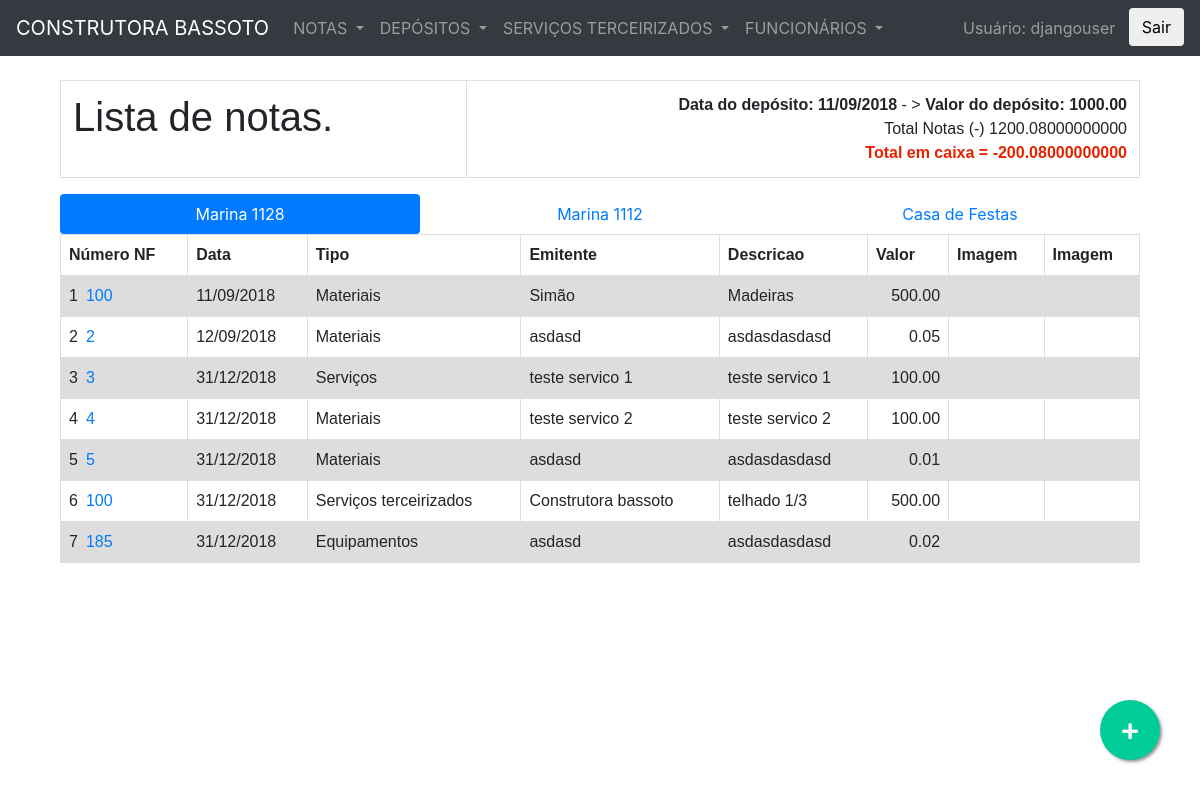
The app's page / (signed in) with its own data.
### notas/models.py (models this page shows, shortened)
class Deposito(models.Model):
	data = models.DateField()
	valor = models.DecimalField(
		max_digits=10,
		decimal_places=2
		)
	comentarios = models.CharField(
		max_length=70,
		blank=True,
		help_text="Informações relacionadas com o depósito(opcional)."
		)
	projeto = models.ForeignKey(
		'Projeto',
		on_delete=models.SET_NULL,
		null=True)
	class Meta:
		ordering = ["-id"]

class Projeto(models.Model):
	nome = models.CharField(
		max_length=30
		)
	def __str__(self):
		return self.nome

class Nota(models.Model):
	numero = models.CharField(
		max_length=20
		)
	data = models.DateField(
		blank=True
		)
	emitente = models.CharField(
		max_length=30
		)
	descricao = models.CharField(
		max_length=70
		)
	valor = models.DecimalField(
		max_digits=10,
		decimal_places=2,
		blank=True
		)
	TIPO_GASTO = (
		('Depósitos', 'DEPOSITOS'),
		('Equipamentos','EQUIPAMENTOS'),
		('Funcionários', 'FUNCIONARIOS'),
		('Impostos', 'IMPOSTOS'),
		('Materiais', 'MATERIAIS'),
		('Serviços', 'SERVIÇOS'),
		('Serviços Terceirizados', 'SERVIÇOS TERCEIRIZADOS'),
	)
	tipo_gasto = models.CharField(
		max_length=23,
		choices=TIPO_GASTO
		)
	projeto = models.ForeignKey(
		'Projeto',
		on_delete=models.SET_NULL,
		null=True
		)
	imagem = models.FileField(
		upload_to='notas_compras',
		blank=True,
		)
	imagem1 = models.FileField(
		upload_to='notas_compras',
		blank=True,
		)
	def deposito_corrente():
		return {Deposito.objects.last()}
	deposito = models.ForeignKey(
		'Deposito',
		on_delete=models.SET_NULL,
		null=True,
		default=deposito_corrente
		)
	servico_terceirizado = models.ForeignKey(
		'ServicoTerceirizado',
		on_delete=models.SET_NULL,
		null=True,
		blank=True,
		default=None
		)
	class Meta:
		permissions = (("can_change", "Pode alterar notas"),)
		ordering = ["data"]

### notas/views.py (the view)
# urls.py: path('', views.nota_list, name='nota_list'),
@login_required
def nota_list(request):
    allProjetos = Projeto.objects.all()
    if 'projeto' in request.GET and request.GET['projeto']:
        get_projeto = request.GET['projeto']
        projetos = Projeto.objects.filter(nome=get_projeto)
    else:
        try:
            projetos = Projeto.objects.order_by('-id')
        except:
            projetos=""
    if projetos:
        for projeto in projetos:
            try:
                deposito = Deposito.objects.filter(projeto_id=projeto.id)[0]
            except:
                deposito=""
            notas = Nota.objects.filter(projeto_id=projeto.id)
            if deposito != "":
                notas = notas.filter(deposito=deposito)
                if not notas:
                    total_notas = "nenhuma nota"
                    valor_em_caixa = "nenhuma nota"
                else:
                    total_notas = notas.aggregate(Sum('valor'))
                    total_notas = total_notas['valor__sum']
                    valor_em_caixa = deposito.valor - total_notas
            else:
                deposito = ""
                total_notas = notas.aggregate(Sum('valor'))
                total_notas = total_notas['valor__sum']
                valor_em_caixa = total_notas
        total_depositos = get_soma_depositos()
        total_notas_caixa = get_soma_notas()
        total_caixa = total_depositos - total_notas_caixa
        context = { 'allProjetos': allProjetos,
                    'projetos':projetos,
                    'projeto':projeto,
                    'notas': notas,
                    'deposito':deposito,
                    'valor_em_caixa': valor_em_caixa,
                    'total_notas':total_notas,
                    'total_depositos':total_depositos,
                    'total_notas_caixa':total_notas_caixa,
                    'total_caixa':total_caixa,
                    'media_url':"/media/"}
    else:
        context = {}
    return render(request, 'notas/nota_list.html', context)

### notas/views.py (called while the page is built)
def get_soma_depositos():
    allProjetos = Projeto.objects.all()
    total_depositos = 0
    for projeto in allProjetos:
        try:
            deposito = Deposito.objects.filter(projeto_id=projeto.id)[0]
            total_depositos += deposito.valor
        except:
            deposito=""
    return (total_depositos)

def get_soma_notas():
    allProjetos = Projeto.objects.all()
    total_notas_caixa = 0
    for projeto in allProjetos:
        try:
            deposito = Deposito.objects.filter(projeto_id=projeto.id)[0]
        except:
            deposito=""
        if deposito != "":
            notas = Nota.objects.filter(projeto_id=projeto.id)
            notas = notas.filter(deposito=deposito)
            if notas:
                total_notas_deposito = notas.aggregate(Sum('valor'))
                total_notas_deposito = total_notas_deposito['valor__sum']
                total_notas_caixa += total_notas_deposito
    return(total_notas_caixa)

### Z_construtoraBassotoFiles/notas/templates/notas/nota_list.html (shortened to what this page needs)
{% extends 'notas/base.html' %}
{% block content %}
{% include "notas/list_header.html" %}
{% include "notas/add_button.html" %}
<div class="container">
	<ul class="nav nav-pills nav-justified">
		<td>
			{% for proj in allProjetos %}
				{% if proj == projeto %}
					<li class="nav-item"> <a  class="nav-link active" href="{% url 'notas:nota_list' %}?projeto={{proj}}">{{proj}}</a></li>
				{% else %}
					<li class="nav-item"> <a  class="nav-link"  href="{% url 'notas:nota_list' %}?projeto={{proj}}">{{proj}}</a></li>
				{% endif %}
			{% endfor %}
		</td>
	</ul>
	<div class="tab-content">
		<div id="{{projeto}}" >
				<table class="indice">
					<tr>
						<th>Número NF</th>
						<th>Data</th>
						<th>Tipo</th>
						<th>Emitente</th>
						<th>Descricao</th>
						<th>Valor</th>
						<th>Imagem</th>
						<th>Imagem</th>
					</tr>
					{% for nota in notas %}
						<tr>
							{% if perms.notas.can_change %}
								<td><a href="{% url 'notas:nota_edit' nota.pk %}?next={{ request.path|urlencode }}">{{ nota.numero }}</td>
							{% else %}
								<td>{{ nota.numero }}</td>
							{% endif %}
							<td>{{ nota.data|date:"d/m/Y" }}</td>
							<td>{{ nota.tipo_gasto }}</td>
							<td>{{ nota.emitente }}</td>
							<td>{{ nota.descricao }}</td>
							<td class="alnright">{{ nota.valor }}</td>
							<td><a href="{{ media_url }}{{ nota.imagem }}">{% if  nota.imagem %} imagem {% endif %}</td>
							<td><a href="{{ media_url }}{{ nota.imagem1 }}">{% if  nota.imagem1 %} imagem1 {% endif %}</td>
						</tr>
					{% endfor %}
				</table>
			</div>
	</div>
</div>
{% endblock %}

### Z_construtoraBassotoFiles/notas/templates/notas/base.html (shortened to what this page needs)
{% load static %}
<!doctype html>
<html>
	<head>
    <link rel="stylesheet" href="https://stackpath.bootstrapcdn.com/bootstrap/4.1.0/css/bootstrap.min.css">
  <link rel="stylesheet" href="https://use.fontawesome.com/releases/v5.0.13/css/all.css">
	</head>
	<body>
<nav class="navbar navbar-expand-sm bg-dark navbar-dark">
  </button> <a class="navbar-brand" href="{% url 'notas:nota_list' %}">CONSTRUTORA BASSOTO</a>
  <div class="collapse navbar-collapse" id="collapsibleNavbar">
  <ul class="navbar-nav">
    <li class="nav-item dropdown">
      <a class="nav-link dropdown-toggle" href="#" id="navbardrop" data-toggle="dropdown">
        NOTAS
      </a>
    </li>
    <li class="nav-item dropdown">
      <a class="nav-link dropdown-toggle" href="#" id="navbardrop" data-toggle="dropdown">
        DEPÓSITOS
      </a>
    </li>
    <li class="nav-item dropdown">
      <a class="nav-link dropdown-toggle" href="#" id="navbardrop" data-toggle="dropdown">
        SERVIÇOS TERCEIRIZADOS
      </a>
    </li>
    <li class="nav-item dropdown">
      <a class="nav-link dropdown-toggle" href="#" id="navbardrop" data-toggle="dropdown">
        FUNCIONÁRIOS
      </a>
  </ul>
      <li class="navbar-nav ml-auto">
        {% if user.is_authenticated %}
          <div class="navbar-text">Usuário: {{ user.get_username }}&nbsp;&nbsp;&nbsp;</div>
            <form action="{% url 'logout'%}?next={{request.path}}" method="get">
              <button type="submit" class="btn btn-default navbar-btn" >Sair</button>
            </form>
        {% else %}
            <form action="{% url 'login'%}?next={{request.path}}" method="get">
              <button type="submit" class="btn btn-default navbar-btn" >Sair</button>
            </form>
        {% endif %}
    </li>
  </div>
</nav>
<br>
		<div class="container">
			<main>
				{% block content %}
        {% endblock %}
			</main>
		</div>
 	</body>
</html>

### Z_construtoraBassotoFiles/notas/templates/notas/list_header.html
<div class="container">
    <table class="table" border="0">
        <tr>
        <td>
            <h1>Lista de notas.</h1>
        </td>
        <td>
            {% if  deposito.valor  > 0 %}
                <p class="semespaco" align="right"><b>Data do depósito: {{ deposito.data|date:"d/m/Y" }} </b> - >
                <b>Valor do depósito: {{ deposito.valor }}</b></p>
            {% else %}
                 <p class="semespaco" align="right"><b>Deposito: Nenhum deposito selecionado.</b></p>
            {% endif %}
                <p class="semespaco" align="right">Total Notas (-) {{ total_notas }}</p>
            {% if valor_em_caixa < 0 %}
                <p class="vermelho" align="right"><b>Total em caixa = {{ valor_em_caixa }}</b></p>
            {% else %}
                <p class="semespaco" align="right">Total em caixa = {{ valor_em_caixa }}</p>
            {% endif %}
        </td>
        </tr>
    </table>
</div>

### Z_construtoraBassotoFiles/notas/templates/notas/base.html (style rules this page uses)
table { font-family: arial, sans-serif; border-collapse: collapse; width: 100%; }
td, th { border: 1px solid #dddddd; text-align: left; padding: 8px; }
tr:nth-child(even) { background-color: #dddddd; }
.alnright { text-align: right; }
p.semespaco { margin: 0; padding: 0; }
p.vermelho { margin: 0; padding: 0; color:#e62200 }
table.indice { counter-reset: rowNumber; }
table.indice tr:not(:first-child) { counter-increment: rowNumber; }
table.indice tr td:first-child::before { content: counter(rowNumber); min-width: 1em; margin-right: 0.5em; }

### records on screen
Deposito: data "11/09/2018", valor "1000.00"
Projeto: nome "Marina 1128"
Projeto: nome "Marina 1112"
Projeto: nome "Casa de Festas"
Nota: numero "100", data "11/09/2018", tipo_gasto "Materiais", emitente "Simão", descricao "Madeiras", valor "500.00"
Nota: numero "2", data "12/09/2018", tipo_gasto "Materiais", emitente "asdasd", descricao "asdasdasdasd", valor "0.05"
Nota: numero "3", data "31/12/2018", tipo_gasto "Serviços", emitente "teste servico 1", descricao "teste servico 1", valor "100.00"
Nota: numero "4", data "31/12/2018", tipo_gasto "Materiais", emitente "teste servico 2", descricao "teste servico 2", valor "100.00"
Nota: numero "5", data "31/12/2018", tipo_gasto "Materiais", emitente "asdasd", descricao "asdasdasdasd", valor "0.01"
Nota: numero "100", data "31/12/2018", tipo_gasto "Serviços terceirizados", emitente "Construtora bassoto", descricao "telhado 1/3", valor "500.00"
Nota: numero "185", data "31/12/2018", tipo_gasto "Equipamentos", emitente "asdasd", descricao "asdasdasdasd", valor "0.02"

### other values on screen
{{ user.get_username }} "djangouser"
{{ total_notas }} "1200.08000000000"
{{ valor_em_caixa }} "-200.08000000000"
